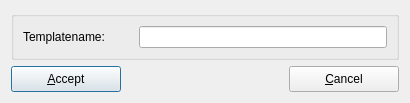
<ui version="4.0" >
 <author>Alexander Saal - alex.saal@gmx.de</author>
 <class>DBoxFE_Profile</class>
 <widget class="QDialog" name="DBoxFE_Profile" >
  <property name="geometry" >
   <rect>
    <x>0</x>
    <y>0</y>
    <width>410</width>
    <height>94</height>
   </rect>
  </property>
  <property name="windowTitle" >
   <string>New Template</string>
  </property>
  <property name="windowIcon" >
   <iconset resource="../res/dboxfe-gdb.qrc" >:/images/paste.png</iconset>
  </property>
  <property name="modal" >
   <bool>true</bool>
  </property>
  <layout class="QGridLayout" >
   <item row="0" column="0" >
    <widget class="QGroupBox" name="groupBox" >
     <property name="title" >
      <string/>
     </property>
     <layout class="QVBoxLayout" >
      <property name="spacing" >
       <number>6</number>
      </property>
      <property name="leftMargin" >
       <number>9</number>
      </property>
      <property name="topMargin" >
       <number>9</number>
      </property>
      <property name="rightMargin" >
       <number>9</number>
      </property>
      <property name="bottomMargin" >
       <number>9</number>
      </property>
      <item>
       <layout class="QHBoxLayout" >
        <property name="spacing" >
         <number>6</number>
        </property>
        <property name="leftMargin" >
         <number>0</number>
        </property>
        <property name="topMargin" >
         <number>0</number>
        </property>
        <property name="rightMargin" >
         <number>0</number>
        </property>
        <property name="bottomMargin" >
         <number>0</number>
        </property>
        <item>
         <widget class="QLabel" name="labelTemplateName" >
          <property name="minimumSize" >
           <size>
            <width>110</width>
            <height>0</height>
           </size>
          </property>
          <property name="maximumSize" >
           <size>
            <width>110</width>
            <height>16777215</height>
           </size>
          </property>
          <property name="text" >
           <string>Templatename:</string>
          </property>
         </widget>
        </item>
        <item>
         <widget class="QLineEdit" name="lineEditTemplateName" />
        </item>
       </layout>
      </item>
     </layout>
    </widget>
   </item>
   <item row="1" column="0" >
    <layout class="QHBoxLayout" >
     <item>
      <widget class="QPushButton" name="btnOk" >
       <property name="minimumSize" >
        <size>
         <width>110</width>
         <height>26</height>
        </size>
       </property>
       <property name="maximumSize" >
        <size>
         <width>110</width>
         <height>26</height>
        </size>
       </property>
       <property name="text" >
        <string>&amp;Accept</string>
       </property>
       <property name="icon" >
        <iconset resource="../res/dboxfe-gdb.qrc" >:/images/add.png</iconset>
       </property>
      </widget>
     </item>
     <item>
      <spacer>
       <property name="orientation" >
        <enum>Qt::Horizontal</enum>
       </property>
       <property name="sizeHint" >
        <size>
         <width>158</width>
         <height>20</height>
        </size>
       </property>
      </spacer>
     </item>
     <item>
      <widget class="QPushButton" name="btnCancel" >
       <property name="minimumSize" >
        <size>
         <width>110</width>
         <height>26</height>
        </size>
       </property>
       <property name="maximumSize" >
        <size>
         <width>110</width>
         <height>26</height>
        </size>
       </property>
       <property name="text" >
        <string>&amp;Cancel</string>
       </property>
       <property name="icon" >
        <iconset resource="../res/dboxfe-gdb.qrc" >:/images/delete.png</iconset>
       </property>
      </widget>
     </item>
    </layout>
   </item>
  </layout>
 </widget>
 <tabstops>
  <tabstop>lineEditTemplateName</tabstop>
  <tabstop>btnOk</tabstop>
  <tabstop>btnCancel</tabstop>
 </tabstops>
 <resources>
  <include location="../res/dboxfe-gdb.qrc" />
 </resources>
 <connections>
  <connection>
   <sender>btnCancel</sender>
   <signal>clicked()</signal>
   <receiver>DBoxFE_Profile</receiver>
   <slot>reject()</slot>
   <hints>
    <hint type="sourcelabel" >
     <x>74</x>
     <y>61</y>
    </hint>
    <hint type="destinationlabel" >
     <x>102</x>
     <y>88</y>
    </hint>
   </hints>
  </connection>
 </connections>
</ui>
